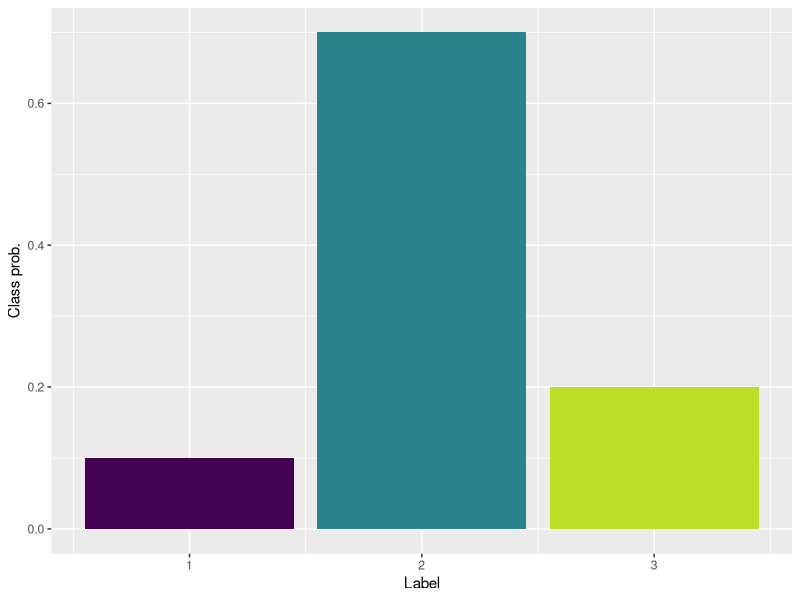
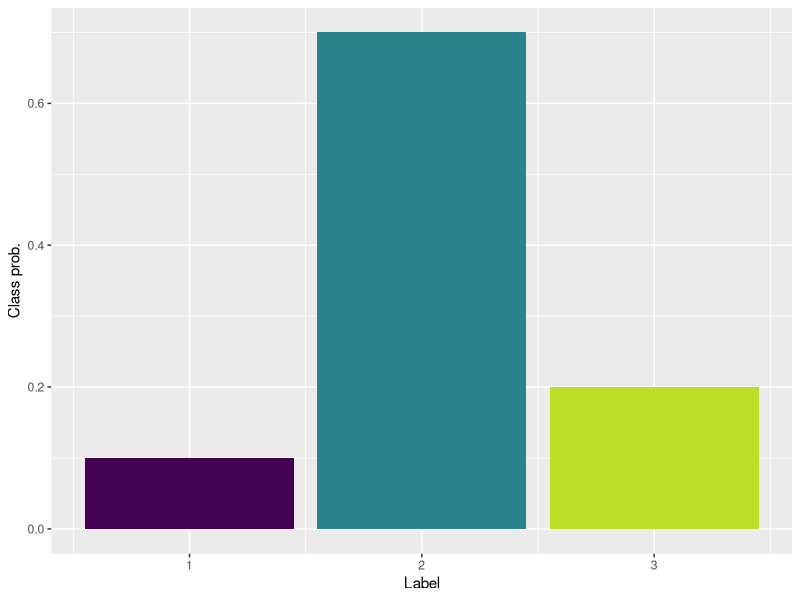

The R source for these figures, in order:
# PREREQ -----------------------------------------------------------------------

library(knitr)
library(ggplot2)

# DATA -------------------------------------------------------------------------

d = data.frame(prob = c(0.1, 0.7, 0.2), label = 1:3)

# PLOT -------------------------------------------------------------------------

pdf("../figure/cart_splitcriteria_3.pdf", width = 8, height = 2.2)

pl = ggplot(data = d, aes(x = label, y = prob, fill = label))
pl = pl + 
  geom_bar(stat = "identity")  + 
  theme(legend.position = "none") + 
  scale_fill_viridis_c(end = .9)
pl = pl + 
  ylab("Class prob.") + 
  xlab("Label")
print(pl)

ggsave("../figure/cart_splitcriteria_3.pdf", width = 8, height = 2.2)
dev.off()
